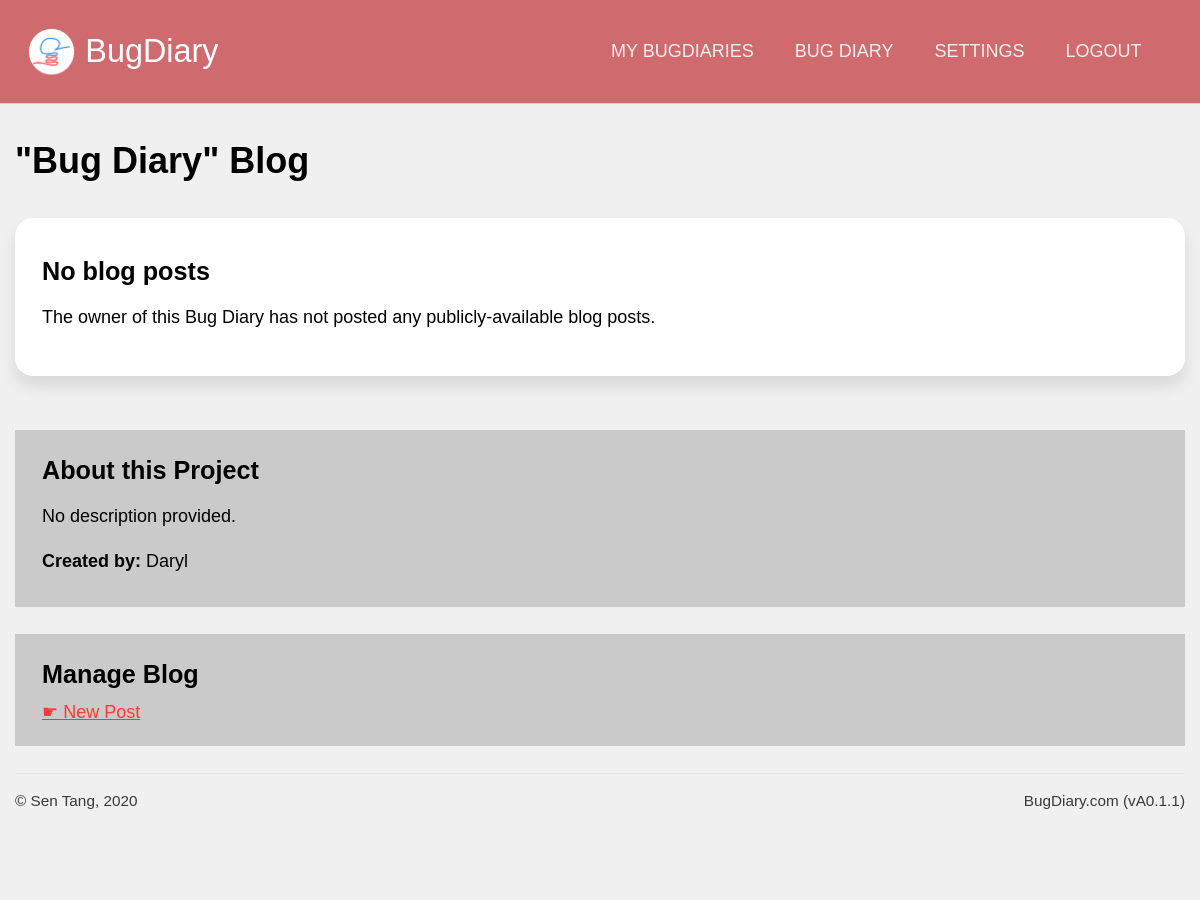
The app's page /projects/blog/kCXoYeCCX3AcZxZbTnHmT3 (signed in), older data.
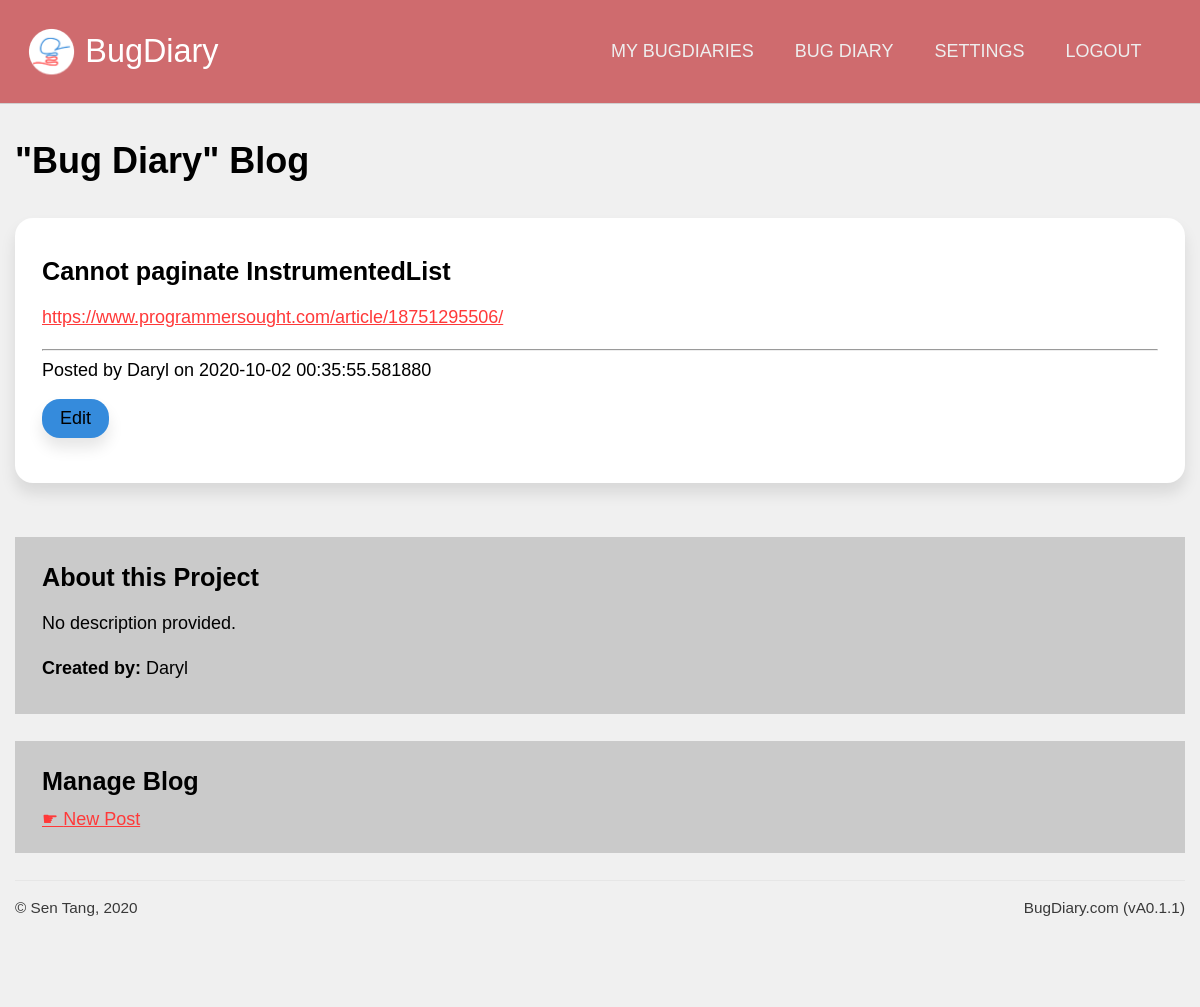
The same page, newer data.
### application/models.py (models this page shows, shortened)
class Projects(db.Model):
    id  = db.Column(db.Integer, primary_key = True, nullable = False)
    url = db.Column(db.String(22), index = True, unique = True, nullable = False)
    name = db.Column(db.String(100), nullable = False)
    description = db.Column(db.Text, nullable = False)
    creation_date = db.Column(db.DateTime, index = True, nullable = False)
    expiry_date = db.Column(db.DateTime, index = True, nullable = False)
    status = db.Column(db.String(10), nullable = False)
    access_code = db.Column(db.String(50), nullable = True)
    last_activity = db.Column(db.DateTime(), default = dt.datetime.now())
    owner = db.Column(db.Integer, db.ForeignKey('users.id')) #linked
    bugs = db.relationship('Bugs', backref = 'containing_project', cascade = "all,delete")
    locations = db.relationship('Project_bug_locations', backref = 'locations_in', cascade = "all,delete")
    types = db.relationship('Project_bug_types', backref = 'types_in', cascade = "all,delete")
    settings = db.relationship('Project_settings', backref = 'settings_for', cascade = "all,delete", uselist = False)
    blog_posts = db.relationship('Blog_posts', backref= 'post_target', cascade = "all,delete")

class Users(db.Model, UserMixin):
    id = db.Column(db.Integer, primary_key = True, nullable = False)
    display_name = db.Column(db.String(200), nullable = False)
    email = db.Column(db.String(200), index = True, unique = True, nullable = False)
    password = db.Column(db.String(200), nullable = False)
    bio = db.Column(db.Text, nullable = False)
    last_login = db.Column(db.DateTime, nullable = False)
    owned_projects = db.relationship('Projects', backref="project_owner")
    comments = db.relationship('Bug_comments', backref="comment_author")
    blog_posts = db.relationship('Blog_posts', backref="post_author")
    collab_projects = db.relationship('Projects', secondary = users_to_projects, backref = db.backref("collaborators", lazy = 'dynamic'), lazy='dynamic')

class Blog_posts(db.Model):
    id = db.Column(db.Integer, primary_key = True)
    permalink = db.Column(db.String(22), index = True, unique = True, nullable = False)
    date = db.Column(db.DateTime, default = dt.datetime.now())
    title = db.Column(db.String(100), nullable = False)
    content = db.Column(db.Text, nullable = False)
    visibility = db.Column(db.Integer, nullable = False, default = 0)
    pinned = db.Column(db.Integer, nullable = False, default = 0)
    project = db.Column(db.Integer, db.ForeignKey('projects.id'), index = True, nullable = False) #linked
    author = db.Column(db.Integer, db.ForeignKey('users.id'), index = True, nullable = False) #linked

### application/projects/views.py (the view)
@projects.route('/blog/<string:project_url>')
def blog(project_url):
    target_project = Projects.query.filter_by(url = project_url).first()
    if current_user.is_authenticated and (current_user in target_project.collaborators):
        blog_posts = Blog_posts.query.filter_by(project = target_project.id).order_by(Blog_posts.id.desc())
    else:
        blog_posts = Blog_posts.query.filter_by(project = target_project.id).filter_by(visibility = 1).order_by(Blog_posts.id.desc())
    return render_template('blog.html', blog_posts = blog_posts if blog_posts.count() != 0 else None, project = target_project)

### application/models.py (called while the page is built)
@login_manager.user_loader
def load_user(user_id):
    return Users.query.get(user_id)

### application/projects/templates/projects/blog.html (shortened to what this page needs)
{% extends 'confined.html' %}
{% import 'macros.html' as macros %}
{% block custom_nav %}
{% if current_user.is_authenticated and current_user in project.collaborators %}
{{ macros.project_nav(project) }}
{% else %}
    <a href="{{ url_for('projects.report', project_url = project.url) }}">REPORT</a>
    {% if project.settings.ext_url != "" %}
    <a href="{{ project.settings.ext_url }}">BACK TO {{ project.name }}</a>
    {% endif %}
{% endif %}
{% endblock %}
{% block main %}
<h1>"{{project.name}}" Blog</h1>
<div class="main-aside">
    <main>
        {% if blog_posts != None %}
            {% for post in blog_posts %}
            <div class="bg-white rounded shadowed block">
                <h3>{{ post.title }}</h3>
                {{post.content|safe}}
                <div>
                    <hr>
                    Posted by {{post.post_author.display_name}} on {{post.date}}
                    <br>
                    {% if current_user.is_authenticated and current_user in project.collaborators %}
                    <a href="{{url_for('projects.edit_post', post_url = post.permalink)}}" class="rounded shadowed button-secondary">Edit</a>
                    {% endif %}
                </div>
            </div>
            {% endfor %}
        {% else %}
            <div class="bg-white rounded shadowed block">
                <h3>No blog posts</h3>
                <p>
                    The owner of this Bug Diary has not posted any publicly-available blog posts.
                </p>
            </div>
        {% endif %}
    </main>
    <aside>
        <div class="sidebar-block bg-gray">
            <h3>About this Project</h3>
            <p>
                {% if project.description != "" %}
                {{ project.description }}
                {% else %}
                No description provided.
                {% endif %}
            </p>
            <p>
                <b>Created by:</b> {{project.project_owner.display_name}}
            </p>
        </div>
        {% if current_user.is_authenticated and current_user in project.collaborators %}
        <div class="sidebar-block bg-gray">
            <h3>Manage Blog</h3>
            <a class="navigation" href="{{ url_for('projects.new_post', project_url = project.url) }}">New Post</a>
        </div>
        {% endif %}
    </aside>
</div>
{% endblock %}

### application/templates/confined.html (shortened to what this page needs)
{% extends "base.html" %}
{% block templateMain %}
<main class="confined">
  {% block main %}
  {% endblock %}
</main>
{% endblock %}

### application/templates/macros.html (shortened to what this page needs)
{% macro project_nav(project) %}
<a href="{{ url_for('users.dashboard') }}">My BugDiaries</a>
<a href="{{ url_for('projects.dashboard', project_url = project.url) }}">{{project.name}}</a>
<a href="{{ url_for('projects.settings', project_url = project.url) }}">Settings</a>
<a href="{{ url_for('users.logout') }}">Logout</a>
{% endmacro %}

### application/templates/base.html (shortened to what this page needs)
<!DOCTYPE html>
{% set version = "A0.1.1" %}
<html lang="en" dir="ltr">
  <head>
    <link rel="stylesheet" href="{{ url_for('static', filename='css/unilay5.css') }}?v={{version}}">
    <link rel="stylesheet" href="{{ url_for('static', filename='css/custom.css') }}?v={{version}}">
  </head>
  <body>
    <header>
        <div id="logo"><a href="{{ url_for('core.index') }}">
            {% block custom_logo %}BugDiary{% endblock %}
        </a></div>
        <nav id="navigation">
          {% block custom_nav %}{% endblock %}
        </nav>
    </header>
      {% block templateMain %}{% endblock %}
    <footer>
      <div id="copyright">
        &copy; Sen Tang, 2020
      </div>
      <div id="version">
        BugDiary.com (v{{ version }})
      </div>
    </footer>
  </body>
</html>

### application/static/css/unilay5.css (style rules this page uses)
body { font-size: 18px; font-family: sans-serif; color: #000; margin: 0; padding: 0; background-color: #f0f0f0; }
header { background-color: #cf6b6e; border-bottom: 1px solid #d0d0d0; padding: 1.5em; display: grid; text-align: center; grid-template-areas: "logo nav"; }
header #logo { padding-left: 1.8em; line-height: 1.5em; grid-area: logo; background-image: url("../images/logo-small.png"); background-repeat: no-repeat; background-size: contain; text-align: left; font-size: 1.8em; }
header #logo a:link, header #logo a:visited { color: #fff; text-decoration: none; }
header nav, header #navigation { grid-area: nav; padding: 0.75em; text-align: right; z-index: 10; }
header nav a, header #navigation a { text-transform: uppercase; display: inline-block; color: #eeeeee; text-decoration: none; padding: 0 1em; font-family: "Trebuchet MS", Helvetica, sans-serif; }
.confined { max-width: 65em; margin-left: auto; margin-right: auto; }
footer { border-top: 1px solid #e6e6e6; padding-top: 1em; padding-bottom: 5em; max-width: 65em; color: #393939; margin: auto; display: grid; grid-template-areas: "copyright version"; grid-gap: 0; }
footer #copyright { grid-area: copyright; text-align: left; font-size: 0.85em; }
footer #version { grid-area: version; text-align: right; font-size: 0.85em; }
p { line-height: 150%; }
main a.button-secondary, main a.button-primary { padding: 0.5em 1em; text-decoration: none; margin: 1em auto; display: inline-block; text-align: center; }
main a.button-secondary { background-color: #358bdc; color: #000; }
a:link, a:visited { color: #ff3939; }
a.navigation { display: block; margin: 0.5em 0; }
a.navigation:before { content: "☛ "; }
h2, h3, h4, h5 { margin: 0.5em 0; }
h1 { color: inherit; font-size: 2em; margin: 1em 0; }
h3 { color: inherit; font-size: 1.4em; }
.block { padding: 1.5em; margin-bottom: 1.5em; }
.sidebar-block { padding: 0.75em 1.5em; margin-bottom: 1.5em; }
.aside-main, .main-aside { display: grid; grid-gap: 1.5em; }
.aside-main main, .main-aside main { grid-area: main; }
.aside-main aside, .main-aside aside { grid-area: aside; }
.main-aside { grid-template-areas: "main aside"; grid-template-columns: auto 400px; }
@media screen and (max-width: 1200px) { .main-aside, .aside-main { grid-template-areas: "main" "aside"; grid-template-columns: auto; grid-template-rows: auto auto; } }
.rounded { border-radius: 1em 1em 1em 1em; -moz-border-radius: 1em 1em 1em 1em; -webkit-border-radius: 1em 1em 1em 1em; }
.shadowed { -webkit-box-shadow: 0px 10px 15px 0px rgba(0, 0, 0, 0.1); -moz-box-shadow: 0px 10px 15px 0px rgba(0, 0, 0, 0.1); box-shadow: 0px 10px 15px 0px rgba(0, 0, 0, 0.1); }
.bg-white { background-color: #fff; }
.bg-gray { background-color: #cacaca; }
.button-secondary { background-color: #358bdc; color: #000; }

Row changes from the older to the newer data that the page shows:
added Blog_posts: title "Cannot paginate InstrumentedList", content "https://www.programmersought.com/article/18751295506/", post_author.display_name "Daryl", date "2020-10-02 00:35:55.581880"
Text that changed along with them:
text no longer shown: "No blog posts The owner of this Bug Diary has not posted any publicly-available blog posts."
